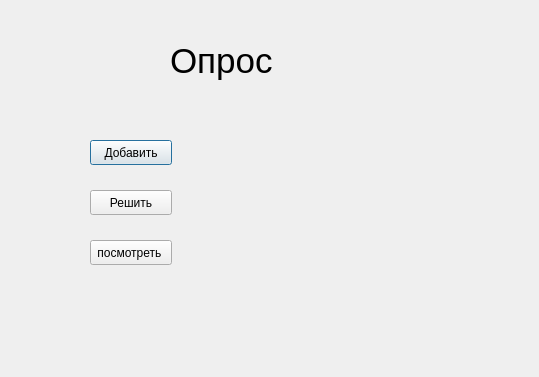
<?xml version="1.0" encoding="UTF-8"?>
<ui version="4.0">
 <class>Dialog</class>
 <widget class="QDialog" name="Dialog">
  <property name="geometry">
   <rect>
    <x>0</x>
    <y>0</y>
    <width>539</width>
    <height>377</height>
   </rect>
  </property>
  <property name="windowTitle">
   <string>Dialog</string>
  </property>
  <widget class="QLabel" name="label">
   <property name="geometry">
    <rect>
     <x>170</x>
     <y>30</y>
     <width>221</width>
     <height>61</height>
    </rect>
   </property>
   <property name="font">
    <font>
     <pointsize>26</pointsize>
    </font>
   </property>
   <property name="text">
    <string>Опрос</string>
   </property>
  </widget>
  <widget class="QPushButton" name="pushButton">
   <property name="geometry">
    <rect>
     <x>90</x>
     <y>140</y>
     <width>82</width>
     <height>25</height>
    </rect>
   </property>
   <property name="text">
    <string>Добавить</string>
   </property>
  </widget>
  <widget class="QPushButton" name="pushButton_2">
   <property name="geometry">
    <rect>
     <x>90</x>
     <y>190</y>
     <width>82</width>
     <height>25</height>
    </rect>
   </property>
   <property name="text">
    <string>Решить</string>
   </property>
  </widget>
  <widget class="QPushButton" name="pushButton_3">
   <property name="geometry">
    <rect>
     <x>90</x>
     <y>240</y>
     <width>82</width>
     <height>25</height>
    </rect>
   </property>
   <property name="text">
    <string>посмотреть </string>
   </property>
  </widget>
 </widget>
 <resources/>
 <connections/>
</ui>
